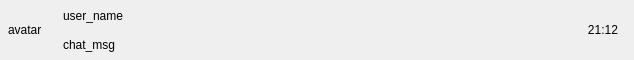
<?xml version="1.0" encoding="UTF-8"?>
<ui version="4.0">
 <class>ChatUserWidget</class>
 <widget class="QWidget" name="ChatUserWidget">
  <property name="geometry">
   <rect>
    <x>0</x>
    <y>0</y>
    <width>634</width>
    <height>60</height>
   </rect>
  </property>
  <property name="minimumSize">
   <size>
    <width>0</width>
    <height>60</height>
   </size>
  </property>
  <property name="maximumSize">
   <size>
    <width>16777215</width>
    <height>60</height>
   </size>
  </property>
  <property name="windowTitle">
   <string>Form</string>
  </property>
  <layout class="QHBoxLayout" name="horizontalLayout">
   <property name="spacing">
    <number>5</number>
   </property>
   <property name="leftMargin">
    <number>6</number>
   </property>
   <property name="topMargin">
    <number>2</number>
   </property>
   <property name="rightMargin">
    <number>6</number>
   </property>
   <property name="bottomMargin">
    <number>2</number>
   </property>
   <item>
    <widget class="QWidget" name="widget_avatar" native="true">
     <property name="minimumSize">
      <size>
       <width>50</width>
       <height>50</height>
      </size>
     </property>
     <property name="maximumSize">
      <size>
       <width>50</width>
       <height>50</height>
      </size>
     </property>
     <layout class="QHBoxLayout" name="horizontalLayout_2">
      <property name="spacing">
       <number>0</number>
      </property>
      <property name="leftMargin">
       <number>0</number>
      </property>
      <property name="topMargin">
       <number>0</number>
      </property>
      <property name="rightMargin">
       <number>0</number>
      </property>
      <property name="bottomMargin">
       <number>0</number>
      </property>
      <item>
       <widget class="QLabel" name="lab_avatar">
        <property name="minimumSize">
         <size>
          <width>45</width>
          <height>45</height>
         </size>
        </property>
        <property name="maximumSize">
         <size>
          <width>45</width>
          <height>45</height>
         </size>
        </property>
        <property name="text">
         <string>avatar</string>
        </property>
       </widget>
      </item>
     </layout>
    </widget>
   </item>
   <item>
    <widget class="QWidget" name="widget_user_info" native="true">
     <layout class="QVBoxLayout" name="verticalLayout">
      <property name="spacing">
       <number>7</number>
      </property>
      <property name="leftMargin">
       <number>2</number>
      </property>
      <property name="topMargin">
       <number>2</number>
      </property>
      <property name="rightMargin">
       <number>2</number>
      </property>
      <property name="bottomMargin">
       <number>2</number>
      </property>
      <item>
       <widget class="QLabel" name="lab_user_name">
        <property name="text">
         <string>user_name</string>
        </property>
       </widget>
      </item>
      <item>
       <widget class="QLabel" name="lab_chat_msg">
        <property name="text">
         <string>chat_msg</string>
        </property>
       </widget>
      </item>
     </layout>
    </widget>
   </item>
   <item>
    <widget class="QWidget" name="widget_time" native="true">
     <property name="minimumSize">
      <size>
       <width>50</width>
       <height>50</height>
      </size>
     </property>
     <property name="maximumSize">
      <size>
       <width>50</width>
       <height>50</height>
      </size>
     </property>
     <layout class="QVBoxLayout" name="verticalLayout_2">
      <property name="spacing">
       <number>7</number>
      </property>
      <property name="leftMargin">
       <number>2</number>
      </property>
      <property name="topMargin">
       <number>2</number>
      </property>
      <property name="rightMargin">
       <number>2</number>
      </property>
      <property name="bottomMargin">
       <number>2</number>
      </property>
      <item>
       <widget class="QLabel" name="lab_time">
        <property name="text">
         <string>21:12</string>
        </property>
        <property name="alignment">
         <set>Qt::AlignCenter</set>
        </property>
       </widget>
      </item>
     </layout>
    </widget>
   </item>
  </layout>
 </widget>
 <resources/>
 <connections/>
</ui>
